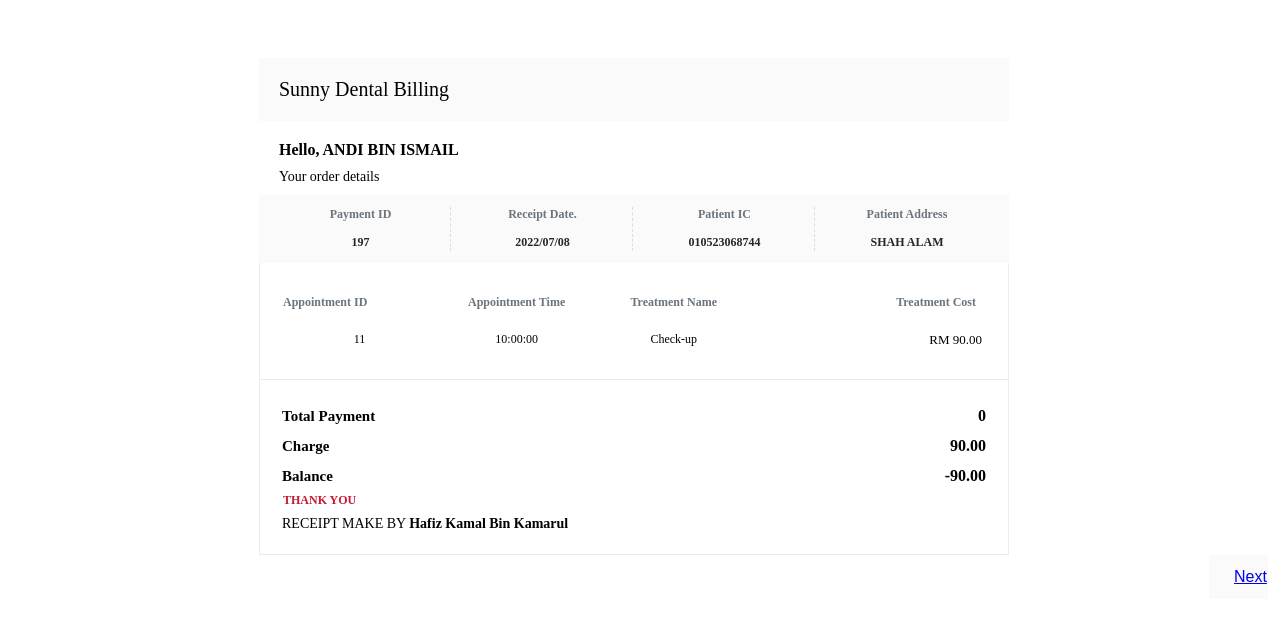
/billing.php?sno2=197 (signed in), run on the app's committed database.
### tables this page shows
CREATE TABLE `patient` (
  `patientIC` varchar(12) NOT NULL,
  `patientName` varchar(200) NOT NULL,
  `patientAge` int(11) NOT NULL,
  `patientGender` varchar(20) NOT NULL,
  `patientPhoneNumber` varchar(11) NOT NULL,
  `patientAddress` varchar(200) NOT NULL
);

CREATE TABLE `payment` (
  `paymentID` int(11) NOT NULL,
  `total_issued` decimal(6,2) NOT NULL,
  `paymentTotal` int(20) NOT NULL,
  `appID` int(11) DEFAULT NULL
);

CREATE TABLE `appointment` (
  `appID` int(11) NOT NULL,
  `appDate` date NOT NULL,
  `appTime` time NOT NULL,
  `patientIC` varchar(12) NOT NULL,
  `empID` int(11) NOT NULL,
  `treatmentID` int(11) DEFAULT NULL,
  `statusapp` varchar(20) NOT NULL
);

CREATE TABLE `treatment` (
  `treatmentID` int(11) NOT NULL,
  `treatmentCost` decimal(6,2) NOT NULL,
  `treatmentName` varchar(200) DEFAULT NULL
);

### billing.php (the view, shortened to what this page needs)
<?php
   if(isset($_SESSION['empUN'])){
   ?>
<DOCTYPE html>
<html>
<head><meta name="viewport" content="width=device-width, initial-scale=1.0">
</head>
<body>
<?php
  include("dbconn.php");
  $sql = "SELECT * FROM patient pat INNER JOIN appointment AS a ON a.patientIC = pat.patientIC INNER JOIN treatment t ON t.treatmentID = a.treatmentID INNER JOIN employee e on e.empID = a.empID  INNER JOIN payment p ON p.appID = a.appID where p.paymentID =".$_GET['sno2'];
$query = mysqli_query($dbconn, $sql) or
	die ("Error: " . mysqli_error($dbconn));
$row = mysqli_num_rows($query);
$sqltotalpay="SELECT paymentTotal - total_issued AS issued_sum FROM payment where paymentID =".$_GET['sno2'];
$querytotalpay = mysqli_query($dbconn, $sqltotalpay) or
	die ("Error: " . mysqli_error($dbconn));
$rowtotalpay = mysqli_num_rows($querytotalpay);
    if($row != 0)
	{
		$r = mysqli_fetch_assoc($query);
    $rowtotalpay = mysqli_fetch_assoc($querytotalpay);}?>
<div class="container">
  <div class="invoice-container" ref="document" id="html">
     <table style="width:100%; height:auto;  text-align:center; " BORDER=0 CELLSPACING=0>
       <thead style="background:#fafafa; padding:8px;">
         <tr style="font-size: 20px;">
           <td colspan="4" style="padding:20px 20px;text-align: left;">Sunny Dental Billing </td>
         </tr>
       </thead>
       <tbody style="background:#ffff;padding:20px;">
         <tr>
           <td colspan="4" style="padding:20px 0px 0px 20px;text-align:left;font-size: 16px; font-weight: bold;color:#000;">Hello, <?php echo $patname=$r['patientName'];?> </td>
         </tr>
         <tr>
           <td colspan="4" style="text-align:left;padding:10px 10px 10px 20px;font-size:14px;">Your order details</td>
         </tr>
       </tbody>
     </table>
     <table style="width:100%; height:auto; background-color:#fff;text-align:center; padding:10px; background:#fafafa">
       <tbody>
         <tr style="color:#6c757d; font-size: 20px;">
           <td style="border-right:1.5px dashed  #DCDCDC; width:25%;font-size:12px;font-weight:700;padding: 0px 0px 10px 0px;">Payment ID</td>
           <td style="border-right: 1.5px dashed  #DCDCDC ;width:25%;font-size:12px;font-weight:700;padding: 0px 0px 10px 0px;">Receipt Date.</td>
           <td style="border-right:1.5px dashed  #DCDCDC ;width:25%;font-size:12px;font-weight:700;padding: 0px 0px 10px 0px;">Patient IC</td>
           <td style="width:25%;font-size:12px;font-weight:700;padding: 0px 0px 10px 0px;">Patient Address</td>
         </tr>
         <tr style="background-color:#fff; font-size:12px; color:#262626;">
           <td style="border-right:1.5px dashed  #DCDCDC ;width:25%; font-weight:bold;background: #fafafa;"><?php echo $paymentID=$r['paymentID']; ?></td>
           <td style="border-right:1.5px dashed  #DCDCDC ;width:25% ; font-weight:bold;background: #fafafa;"><?php echo " ". date("Y/m/d") ."";?></td>
           <td style="border-right:1.5px dashed  #DCDCDC ;width:25%; font-weight:bold;background: #fafafa;"><?php echo $patientID=$r['patientIC'];?></td>
           <td style="width:25%; font-weight:bold;background: #fafafa;"><?php echo $address=$r['patientAddress'];?></td>
         </tr>
       </tbody>
     </table>
     <table style="width:100%; height:auto; background-color:#fff; margin-top:0px;  padding:20px; font-size:12px; border: 1px solid #ebebeb; border-top:0px;">
       <thead>
         <tr style=" color: #6c757d;font-weight: bold; padding: 5px;">
           <td style="text-align: left;">Appointment ID </td>
           <td style="text-align: center;">Appointment Time</td>
           <td style="padding: 10px;text-align:center;">Treatment Name</td>
           <td style="text-align: right;padding: 10px;">Treatment Cost</td>
         </tr>
       </thead>
       <tbody>
         <tr>
           <td style="width:20%;margin-left:10px;text-align: center;"><?php echo $appID=$r['appID'];?></td>
           <td style="width:20%;padding: 10px; text-align:center;"> <?php echo $time=$r['appTime'];?></td>
           <td style="width:20%;padding: 10px;text-align: center;"><?php echo $treatname=$r['treatmentName'];?></td>
           <td style="width:30%; ;font-weight: bold;font-size: 14px;">
             <table style="width:100%;">
               <tr><td style="text-align:end;font-size:13px;">RM <?php echo $price=$r['treatmentCost'];?></td></tr>
             </table>
           </td>
         </tr>
       </tbody>
     </table>
     <table style="width:100%; height:auto; background-color:#fff;padding:20px; font-size:12px; border: 1px solid #ebebeb; border-top:0">
       <tbody>
         <tr style="padding:20px;color:#000;font-size:15px">
           <td style="font-weight: bold;padding:5px 0px">Total Payment</td>
           <td style="text-align:right;padding:5px 0px;font-weight: bold;font-size:16px;"><?php echo $paymentTotal=$r['paymentTotal']; ?></td>
         </tr>
         <tr style="padding:20px;color:#000;font-size:15px">
           <td style="font-weight: bold;padding:5px 0px">Charge</td>
           <td style="text-align:right;padding:5px 0px;font-weight: bold;font-size:16px;"><?php echo $paymentTotal=$r['total_issued']; ?></td>
         </tr>
         <tr style="padding:20px;color:#000;font-size:15px">
           <td style="font-weight: bold;padding:5px 0px">Balance</td>
           <td style="text-align:right;padding:5px 0px;font-weight: bold;font-size:16px;"><?php echo $balance=$rowtotalpay['issued_sum']; ?></td>
         </tr>
         <tr>
           <td colspan="2" style="font-weight:bold;"><span style="color:#c61932;font-weight: bold;">THANK YOU</span></td>
         </tr>
         <tr>
           <td colspan="2" style="font-weight:;text-align:left;padding:5px 0px 0px 00px;font-size:14px;">RECEIPT MAKE<span> BY </span> <b><?php echo $_SESSION['empName'];?> </b></td>
         </tr>
       </tbody>
     </table>
     <a class="squareButton" href="resit.php">Next</a>
</div>
</div>
</body>
</html>
<?php
   }
   else{
     header("location: login.html");
   }
   ?>

### billing.php (style rules this page uses)
.container { width: 750px; margin:auto; padding:50px; }
.squareButton { font-family: "arial"; text-decoration: none; background-color: #fafafa; color: black; text-align: center; padding: 13px 25px; display: inline-block; margin: 0px 0px 0px 950px; }
a:-webkit-any-link { color: -webkit-link; cursor: pointer; text-decoration: underline; }

### data on the page
patient: patientName "ANDI BIN ISMAIL", payment.paymentID "197", appointment.patientIC "010523068744", patientAddress "SHAH ALAM", payment.appID "11", appointment.appTime "10:00:00", treatment.treatmentName "Check-up", treatment.treatmentCost "90.00", payment.paymentTotal "0", payment.total_issued "90.00"

### other printed values
$balance=$rowtotalpay['issued_sum'] "-90.00"
$_SESSION['empName'] "Hafiz Kamal Bin Kamarul"
